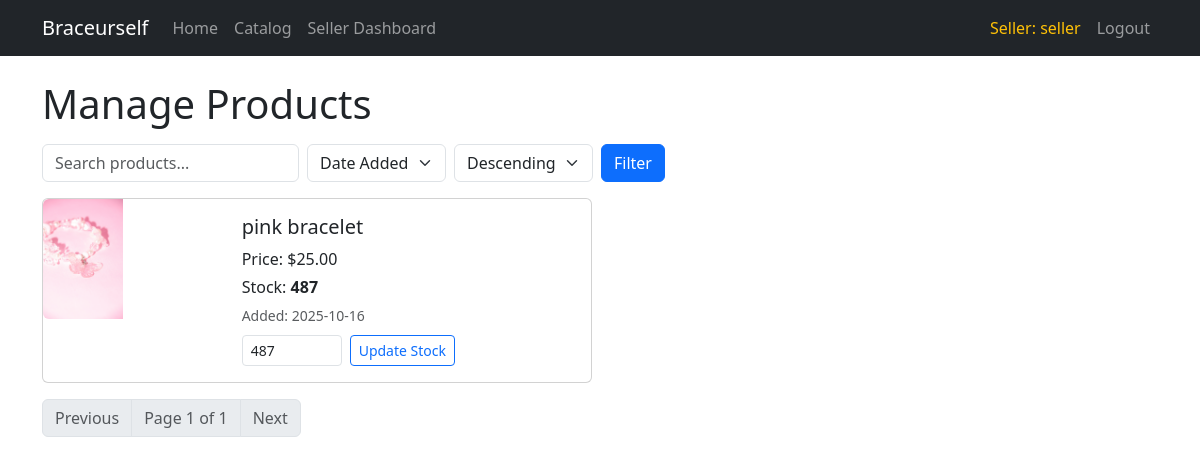
The app's page /seller/manage-products/ (signed in), older data.
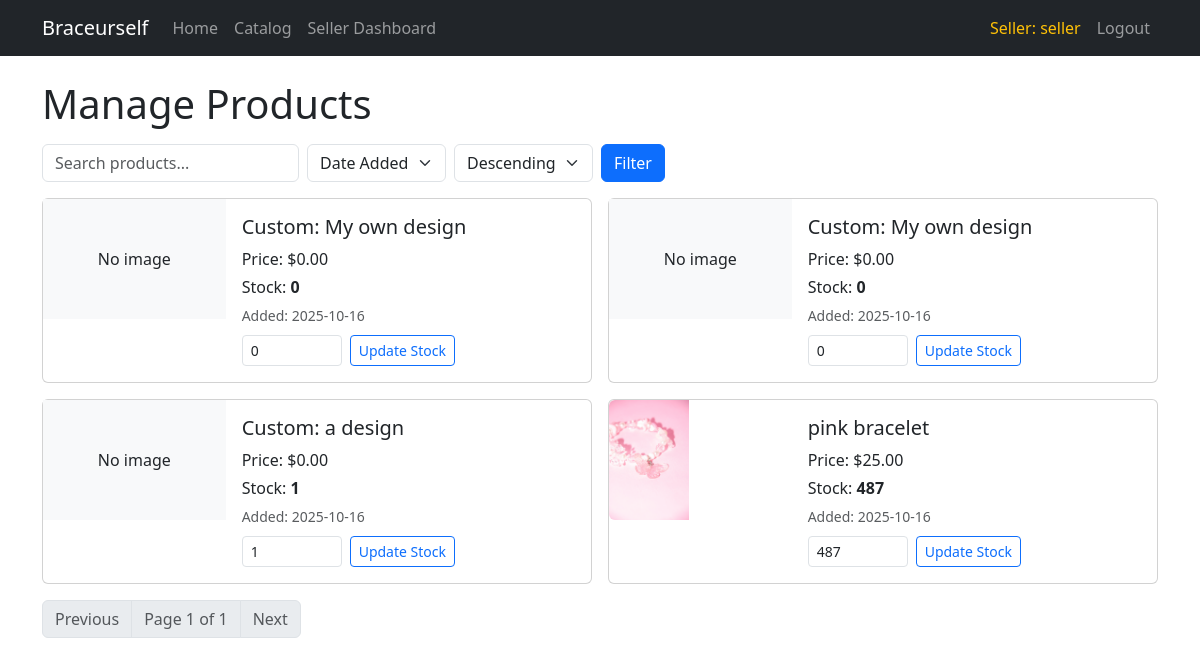
The same page, newer data.
### shop/models.py (models this page shows, shortened)
class Product(models.Model):
    name = models.CharField(max_length=100)
    price = models.DecimalField(max_digits=8, decimal_places=2)
    image = models.ImageField(upload_to='product_images/')
    created_by = models.ForeignKey(SellerProfile, on_delete=models.CASCADE)
    stock = models.PositiveIntegerField(default=0)
    created_at = models.DateTimeField(auto_now_add=True, null=True, blank=True)

### shop/views.py (the view, shortened to what this page needs)
# urls.py: path('seller/manage-products/', views.manage_products_list, name='manage_products_list'),
def manage_products_list(request):
    if not request.user.is_authenticated or not hasattr(request.user, 'sellerprofile'):
        return redirect('login')
    seller_profile = request.user.sellerprofile
    qs = Product.objects.filter(created_by=seller_profile)
    sort_by = request.GET.get('sort_by', 'created_at')  # price, stock, created_at
    sort_dir = request.GET.get('sort_dir', 'desc')  # asc or desc
    search = request.GET.get('search', '').strip()
    if search:
        qs = qs.filter(name__icontains=search)
    allowed_order_fields = {'price', 'stock', 'created_at'}
    if sort_by not in allowed_order_fields:
        sort_by = 'created_at'
    order_field = sort_by if sort_dir == 'asc' else f"-{sort_by}"
    qs = qs.order_by(order_field)
    paginator = Paginator(qs, 10)
    page_number = request.GET.get('page')
    page_obj = paginator.get_page(page_number)
    return render(request, 'shop/manage_products.html', {
        'page_obj': page_obj,
        'filters': {
            'search': search or '',
            'sort_by': sort_by,
            'sort_dir': sort_dir,
        },
    })

### shop/templates/shop/manage_products.html (shortened to what this page needs)
{% extends 'shop/base.html' %}
{% block content %}
<h1 class="mb-3">Manage Products</h1>
<form method="get" class="row g-2 mb-3">
	<div class="col-auto">
		<input type="search" name="search" class="form-control" placeholder="Search products..." value="{{ filters.search }}">
	</div>
	<div class="col-auto">
		<select name="sort_by" class="form-select">
			<option value="created_at" {% if filters.sort_by == 'created_at' %}selected{% endif %}>Date Added</option>
		</select>
	</div>
	<div class="col-auto">
		<select name="sort_dir" class="form-select">
			<option value="desc" {% if filters.sort_dir == 'desc' %}selected{% endif %}>Descending</option>
		</select>
	</div>
	<div class="col-auto">
		<button class="btn btn-primary">Filter</button>
	</div>
</form>
{% if page_obj.object_list %}
	<div class="row g-3">
		{% for product in page_obj.object_list %}
			<div class="col-md-6">
				<div class="card">
					<div class="row g-0">
						<div class="col-4">
							{% if product.image %}
								<img src="{{ product.image.url }}" class="img-fluid rounded-start" style="height:120px;object-fit:cover;">
							{% else %}
								<div class="bg-light d-flex align-items-center justify-content-center" style="height:120px;">No image</div>
							{% endif %}
						</div>
						<div class="col-8">
							<div class="card-body">
								<h5 class="card-title">{{ product.name }}</h5>
								<p class="card-text mb-1">Price: ${{ product.price }}</p>
								<p class="card-text mb-1">Stock: <strong id="stock-{{ product.id }}">{{ product.stock }}</strong></p>
								<small class="text-muted">Added: {{ product.created_at|date:"Y-m-d" }}</small>
								<form method="post" class="mt-2 d-flex align-items-center gap-2">
									<input type="number" name="new_stock" min="0" value="{{ product.stock }}" class="form-control form-control-sm" style="width:100px;">
									<button type="submit" name="update_stock" class="btn btn-sm btn-outline-primary">Update Stock</button>
								</form>
							</div>
						</div>
					</div>
				</div>
			</div>
		{% endfor %}
	</div>
	<nav class="mt-3">
		<ul class="pagination">
			{% if page_obj.has_previous %}
			<li class="page-item"><a class="page-link" href="?{% for k,v in request.GET.items %}{% if k != 'page' %}{{ k }}={{ v|urlencode }}&{% endif %}{% endfor %}page={{ page_obj.previous_page_number }}">Previous</a></li>
			{% else %}
			<li class="page-item disabled"><span class="page-link">Previous</span></li>
			{% endif %}
			<li class="page-item disabled"><span class="page-link">Page {{ page_obj.number }} of {{ page_obj.paginator.num_pages }}</span></li>
			{% if page_obj.has_next %}
			<li class="page-item"><a class="page-link" href="?{% for k,v in request.GET.items %}{% if k != 'page' %}{{ k }}={{ v|urlencode }}&{% endif %}{% endfor %}page={{ page_obj.next_page_number }}">Next</a></li>
			{% else %}
			<li class="page-item disabled"><span class="page-link">Next</span></li>
			{% endif %}
		</ul>
	</nav>
{% else %}
	<p>No products found.</p>
{% endif %}
{% endblock %}

Row changes from the older to the newer data that the page shows:
added Product: image "No image", name "Custom: My own design", price "0.00", stock "0", created_at "2025-10-16", new_stock "0"
added Product: image "No image", name "Custom: My own design", price "0.00", stock "0", created_at "2025-10-16", new_stock "0"
added Product: image "No image", name "Custom: a design", price "0.00", stock "1", created_at "2025-10-16", new_stock "1"
